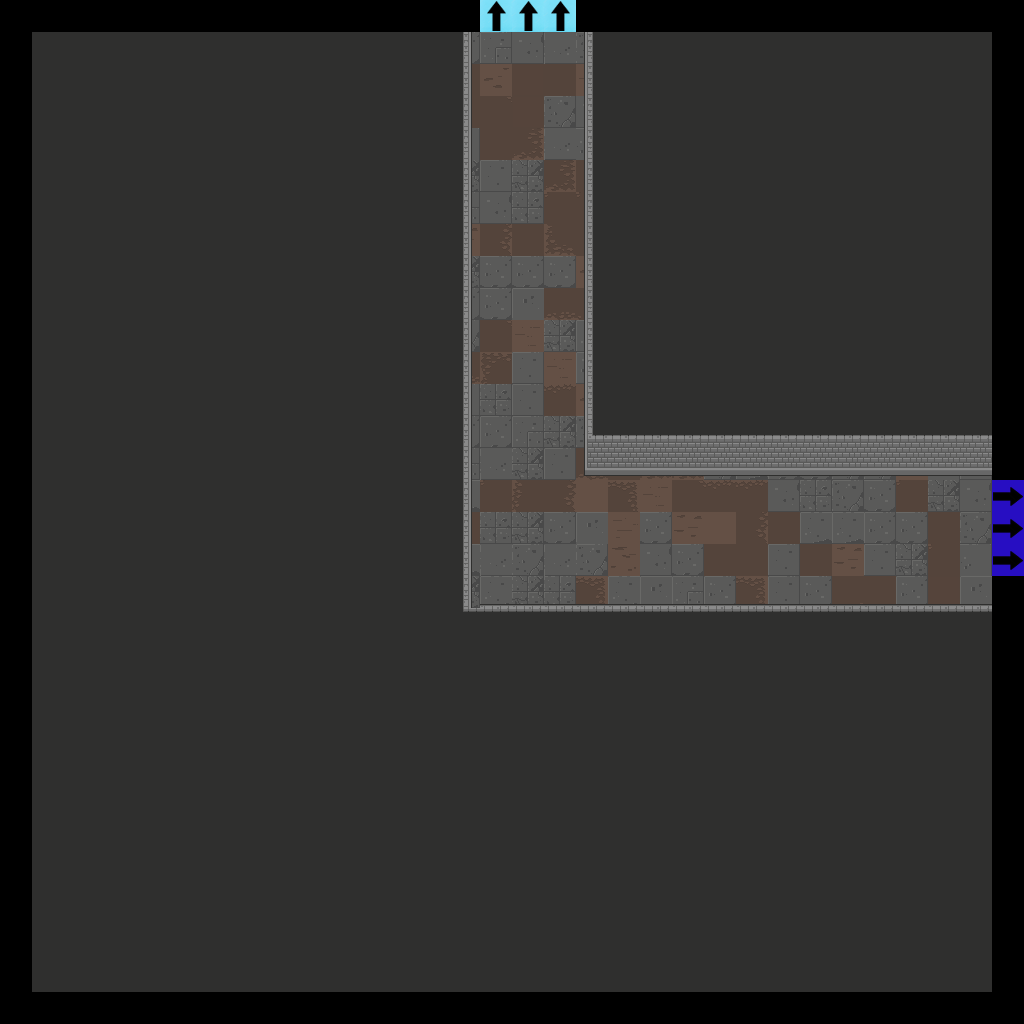

A 2D game scene composited from a Tiled map and its tileset images. What follows is a short description and the map's XML, with each tile layer's data collapsed to a summary:
An orthogonal 32x32 tile map with 32x32 px tiles, 7 tile layers (Floor, Walls, Doors, Pillars, ...), 2 tilesets.

<map version="1.2" tiledversion="2019.04.18" orientation="orthogonal" renderorder="right-down" width="32" height="32" tilewidth="32" tileheight="32" infinite="0" nextlayerid="22" nextobjectid="1">
 <tileset firstgid="1" source="Dungeon_Tileset_2.tsx" />
 <tileset firstgid="321" source="flags.tsx" />
 <layer id="15" name="Floor" width="32" height="32">
  <data>[1024 cells, 900 non-empty, 41 distinct tile ids]</data>
 </layer>
 <layer id="16" name="Walls" width="32" height="32">
  <data>[1024 cells, 810 non-empty, 10 distinct tile ids]</data>
 </layer>
 <layer id="17" name="Doors" width="32" height="32">
  <data>[1024 cells, 0 non-empty, 0 distinct tile ids]</data>
 </layer>
 <layer id="18" name="Pillars" width="32" height="32">
  <properties>
   <property name="unity:SortingLayer" value="Player" />
  </properties>
  <data>[1024 cells, 0 non-empty, 0 distinct tile ids]</data>
 </layer>
 <layer id="19" name="Candles" width="32" height="32">
  <data>[1024 cells, 0 non-empty, 0 distinct tile ids]</data>
 </layer>
 <layer id="20" name="Debris" width="32" height="32">
  <data>[1024 cells, 0 non-empty, 0 distinct tile ids]</data>
 </layer>
 <layer id="21" name="Flags" width="32" height="32">
  <data>[1024 cells, 6 non-empty, 2 distinct tile ids]</data>
 </layer>
</map>
